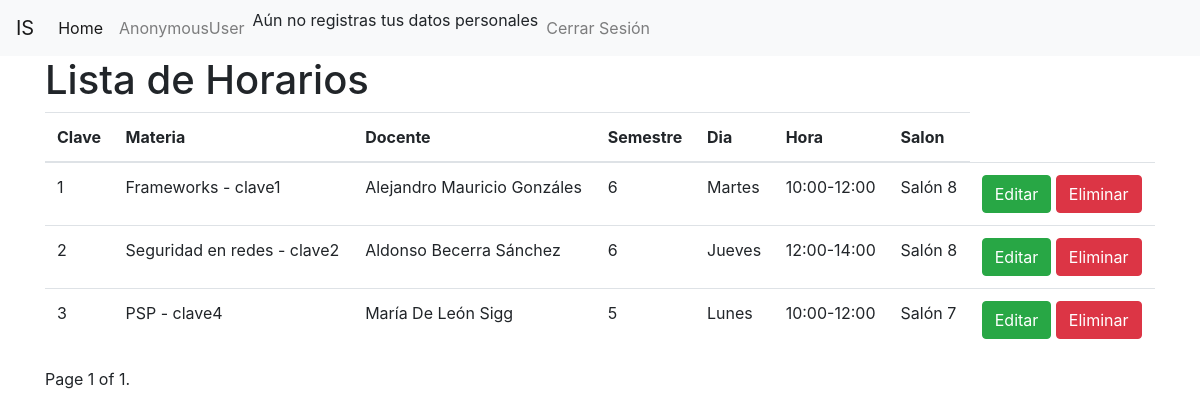
Page /horarios/ on the earlier database version.
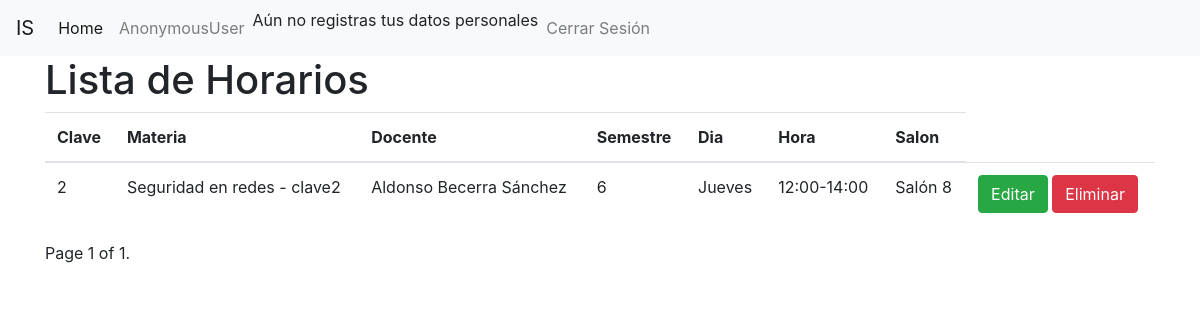
Same page on the later database version.
### horarios/models.py (models this page shows)
class Horario(models.Model):
    clave = models.IntegerField('Clave', primary_key=True, default=0)
    materia = models.ForeignKey('materias.Materia',verbose_name = "Materia", on_delete=models.CASCADE)
    docente = models.ForeignKey('Docente',verbose_name = "Docente", on_delete=models.CASCADE)
    semestre = models.CharField(max_length=2, choices = SEMESTRE)
    dia = models.CharField(max_length=2, choices = DIA)
    hora = models.ForeignKey('Hora',verbose_name = "Hora", on_delete=models.CASCADE)
    salon = models.ForeignKey('Salon',verbose_name = "Salon", on_delete=models.CASCADE)

class Docente(models.Model):
    matricula = models.CharField('matricula', primary_key= True, max_length=10)
    nombre = models.CharField('nombre', max_length=50)
    apellidoPaterno = models.CharField('apellidopaterno', max_length=50)
    apellidoMaterno = models.CharField('apellidomaterno', max_length=50)
    def __str__(self):
        return self.nombre + " " + self.apellidoPaterno + " " + self.apellidoMaterno

class Hora(models.Model):
    clave = models.IntegerField('clave', primary_key=True)
    horaInicio = models.CharField('horainicio', max_length=5)
    horaFin = models.CharField('horafin', max_length=5)
    def __str__(self):
        return self.horaInicio +"-"+ self.horaFin

class Salon(models.Model):
    clave = models.IntegerField('clave', primary_key=True)
    nombre = models.CharField('nombre', max_length=50)
    def __str__(self):
        return self.nombre

### materias/models.py (models this page shows)
class Materia(models.Model):
    clave = models.CharField(primary_key = True , max_length=10)
    nombre = models.CharField(max_length=100)
    creditos = models.SmallIntegerField('Créditos')
    semestre = models.CharField(max_length=2, choices = SEMESTRE)
    optativa = models.BooleanField(default=False)
    programa = models.ForeignKey("unidades_academicas.ProgramaAcademico", verbose_name="Programa Academico", on_delete= models.DO_NOTHING)
    def __str__(self):
        return f"{self.nombre} - {self.clave}"

### horarios/views.py (the view)
# urls.py: path('', views.ListaHorarios.as_view(), name = 'lista_horarios'),
class ListaHorarios(ListView):
    model = Horario
    paginate_by = 5

### horarios/templates/horarios/horario_list.html (shortened to what this page needs)
{% extends 'base.html' %}
{% block contenido %}
    <h1> Lista de Horarios</h1>
    <table class="table">
        <thead>
            <tr>
                <th>Clave</th>
                <th>Materia</th>
                <th>Docente</th>
                <th>Semestre</th>
                <th>Dia</th>
                <th>Hora</th>
                <th>Salon</th>
            </tr>
        </thead>
        <tbody>
            {% for horario in object_list %}
                <tr>
                    <td> {{horario.clave}}</td>
                    <td> {{horario.materia}}</td>
                    <td> {{horario.docente}}</td>
                    <td> {{horario.semestre}}</td>
                    <td>
                     {% if horario.dia == '1' %}
                        Lunes
                     {% elif horario.dia == '2' %}
                        Martes
                     {% elif horario.dia == '3' %}
                        Miércoles
                     {% elif horario.dia == '4' %}
                        Jueves
                     {% elif horario.dia == '5' %}
                        Viernes
                     {% else %}
                        Sábado
                     {% endif %}
                    </td>
                    <td> {{horario.hora}}</td>
                    <td> {{horario.salon}}</td>
                    <td>
                        <a class="btn btn-success" href="{% url 'editar_horario' horario.clave %}"> Editar</a>
                        <a class="btn btn-danger" href="{% url 'eliminar_horario' horario.clave %}"> Eliminar</a>
                    </td>
                </tr>
            {% endfor %}
        </tbody>
    </table>
    <div class="pagination">
        <span class="step-links">
            <span class="current">
                Page {{ page_obj.number }} of {{ page_obj.paginator.num_pages }}.
            </span>
        </span>
    </div>
    <br>
</body>
</html>
{% endblock contenido %}

### unidades_academicas/templates/base.html (shortened to what this page needs)
{% load static %}
<!DOCTYPE html>
<html lang="en">
<head>
    <link rel="stylesheet" href="{% static 'css/bootstrap.min.css' %}">
</head>
<body>
    <nav class="navbar navbar-expand-lg navbar-light bg-light">
        <a class="navbar-brand" href="#">IS</a>
        <div class="collapse navbar-collapse" id="navbarSupportedContent">
          <ul class="navbar-nav mr-auto">
            <li class="nav-item active">
                <a class="nav-link" href="{% url 'home' %}">Home <span class="sr-only">(current)</span></a>
              </li>
                <a class="nav-link" href="{% url 'perfilDocente' %}">{{user}}</a>
                {% if user.docente %}
                    {{user.docente.nombre}} {{user.docente.apellido_paterno}} {{user.docente.apellido_materno}}
                {% elif user.alumno %}
                    {{user.alumno.nombre}} {{user.alumno.apellido_paterno}} {{user.alumno.apellido_materno}}
                {% else %}
                    Aún no registras tus datos personales
                {% endif %}
              <li class="nav-item-dropdown">
                <a class="nav-link" href="{% url 'logout' %}">Cerrar Sesión</a>
              </li>
          </ul>
        </div>
      </nav>
    <div class="container">
        {% block contenido %}
        {% endblock contenido %}
</body>
</html>

Differences in the rows shown:
removed Horario: clave "1", materia "Frameworks - clave1", docente "Alejandro Mauricio Gonzáles", semestre "6", dia "Martes", hora "10:00-12:00", salon "Salón 8"
removed Horario: clave "3", materia "PSP - clave4", docente "María De León Sigg", semestre "5", dia "Lunes", hora "10:00-12:00", salon "Salón 7"
